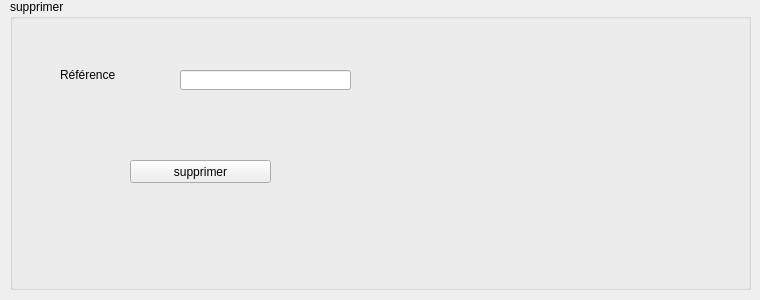
        <widget class="QWidget" name="tab_10">
         <attribute name="title">
          <string>Supprimer</string>
         </attribute>
         <widget class="QLineEdit" name="refsupp">
          <property name="geometry">
           <rect>
            <x>180</x>
            <y>70</y>
            <width>171</width>
            <height>20</height>
           </rect>
          </property>
         </widget>
         <widget class="QPushButton" name="pushButton_5">
          <property name="geometry">
           <rect>
            <x>130</x>
            <y>160</y>
            <width>141</width>
            <height>23</height>
           </rect>
          </property>
          <property name="text">
           <string>supprimer</string>
          </property>
         </widget>
         <widget class="QGroupBox" name="groupBox_6">
          <property name="geometry">
           <rect>
            <x>10</x>
            <y>-1</y>
            <width>741</width>
            <height>291</height>
           </rect>
          </property>
          <property name="title">
           <string>supprimer</string>
          </property>
          <widget class="QLabel" name="label_19">
           <property name="geometry">
            <rect>
             <x>50</x>
             <y>60</y>
             <width>71</width>
             <height>31</height>
            </rect>
           </property>
           <property name="text">
            <string>Référence</string>
           </property>
          </widget>
         </widget>
         <zorder>groupBox_6</zorder>
         <zorder>refsupp</zorder>
         <zorder>pushButton_5</zorder>
        </widget>
